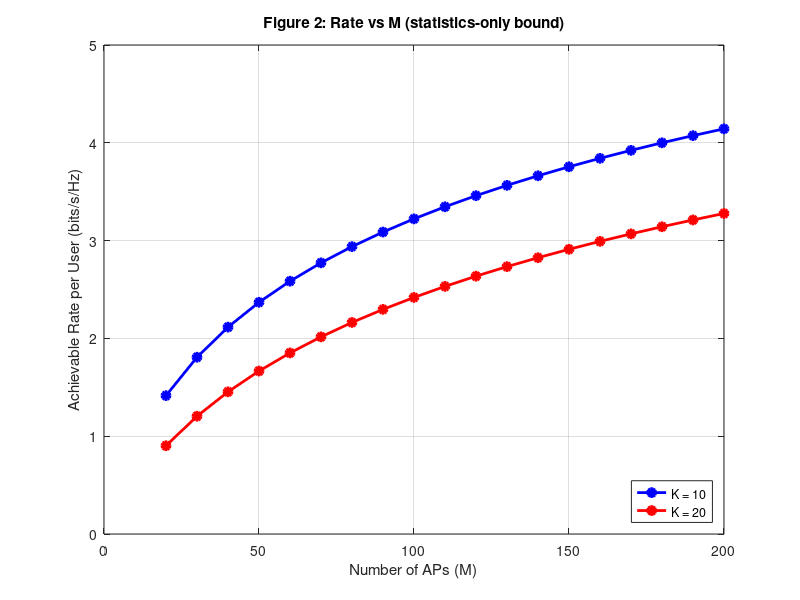

MATLAB code for this plot:
%MAIN_FIG2 Reproduce Figure 2 from Ngo et al. (IEEE TWC, 2017).
%   Achievable rate vs number of APs (M) for different K.
%   Compares the statistics-only bound (Eq. 24) with the genie-aided
%   rate (Eq. 26) that assumes perfect channel knowledge at users.
%
%   Parameters: rho_d=10dB, rho_p=0dB, tau_cf=K, beta=1, orthogonal pilots.

clear; clc; close all;

fprintf('=== Figure 2: Achievable Rate vs M ===\n');

%% Setup (simplified: beta=1, orthogonal pilots)
M_values = 20:10:200;
K_values = [10, 20];

% Fixed normalized SNRs
rho_d = 10^(10/10);   % 10 dB
rho_p = 10^(0/10);    % 0 dB

%% Compute rates
R_stats = zeros(length(K_values), length(M_values));  % Statistics-only (Eq. 24)

for k_idx = 1:length(K_values)
    K = K_values(k_idx);
    tau = K;  % Orthogonal pilots

    for m_idx = 1:length(M_values)
        M = M_values(m_idx);

        % With beta=1, orthogonal pilots, and eta_mk = 1/(K*gamma):
        %   gamma = tau*rho_p / (tau*rho_p + 1)
        gamma_val = tau * rho_p / (tau * rho_p + 1);

        % From Eq. 25: R = log2(1 + M*rho_d*gamma*eta_k / (rho_d*beta*SUM_k' eta_k' + 1))
        % With eta_k = 1/(K*gamma) for all k (collocated, equal power):
        %   numerator = M * rho_d * gamma * 1/(K*gamma) = M*rho_d/K
        %   denominator = rho_d * 1 * K * 1/(K*gamma) + 1 = rho_d/gamma + 1
        eta_k = 1 / (K * gamma_val);
        numer = M * rho_d * gamma_val * eta_k;
        denom = rho_d * 1 * K * eta_k + 1;

        R_stats(k_idx, m_idx) = log2(1 + numer / denom);
    end
end

%% Plot Figure 2
figure('Position', [100, 100, 600, 450]);
hold on; grid on; box on;

colors = {'b', 'r'};
for k_idx = 1:length(K_values)
    plot(M_values, R_stats(k_idx, :), [colors{k_idx} '-o'], ...
         'LineWidth', 2, 'MarkerSize', 6, 'MarkerFaceColor', colors{k_idx});
end

xlabel('Number of APs (M)');
ylabel('Achievable Rate per User (bits/s/Hz)');
legend(arrayfun(@(k) sprintf('K = %d', k), K_values, 'UniformOutput', false), ...
       'Location', 'southeast');
title('Figure 2: Rate vs M (statistics-only bound)');

fprintf('Done. The gap between statistics-only and genie-aided is small\n');
fprintf('due to channel hardening (see paper Fig. 2).\n');
